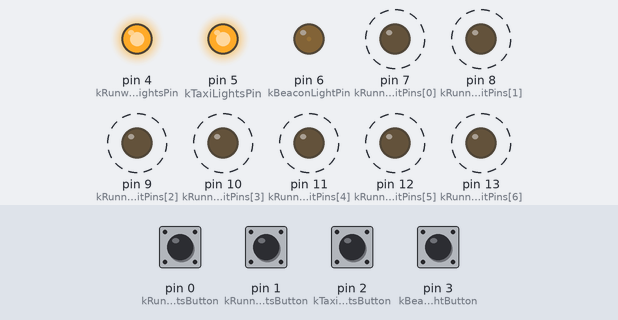
Recording of a sketch running on a simulated Arduino Uno, built with avr-gcc and run on an emulated ATmega328P. On the bench: output pins drawn as LEDs (lit = HIGH). Dashed ring = blinking. The test bench sets the inputs (shaded band); at power-on: pin 0 (kRunwayLightsButton), pin 1 (kRunningRabbitLightsButton), pin 2 (kTaxiLightsButton), pin 3 (kBeaconLightButton) HIGH.

Above: at 0.78 s.
1.3 s: pin 0 (kRunwayLightsButton) pulled LOW for 0.15 s
At 1.92 s:
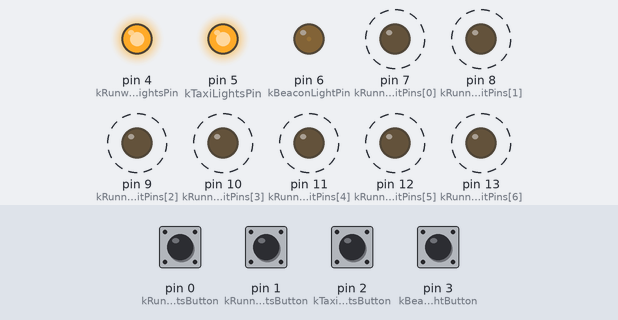
4.3 s: pin 2 (kTaxiLightsButton) pulled LOW for 0.15 s
At 5.34 s:
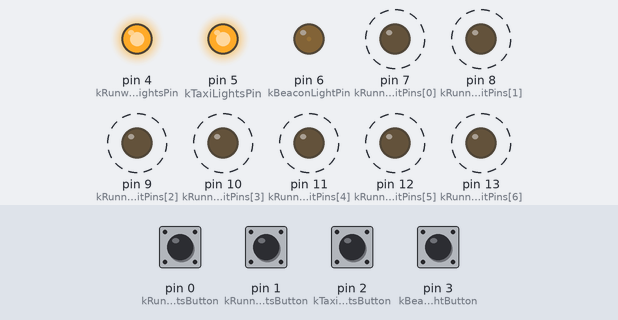
7.3 s: pin 0 (kRunwayLightsButton) pulled LOW for 1 s
At 8.77 s:
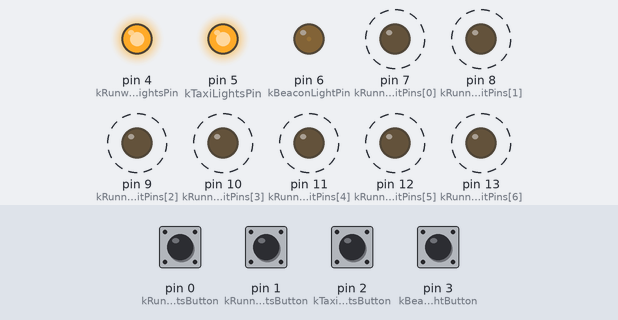
10.3 s: pin 2 (kTaxiLightsButton) pulled LOW for 1 s
At 12.19 s:
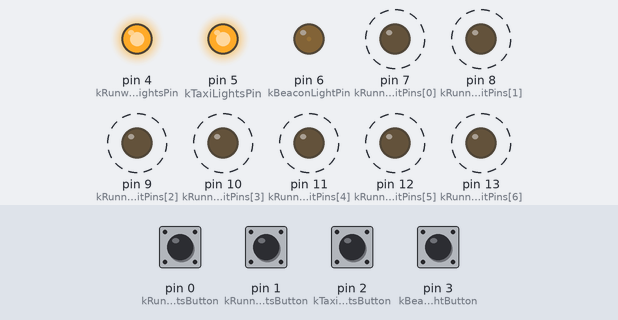
13.3 s: pin 0 (kRunwayLightsButton) pulled LOW for 1 s
At 14.47 s:
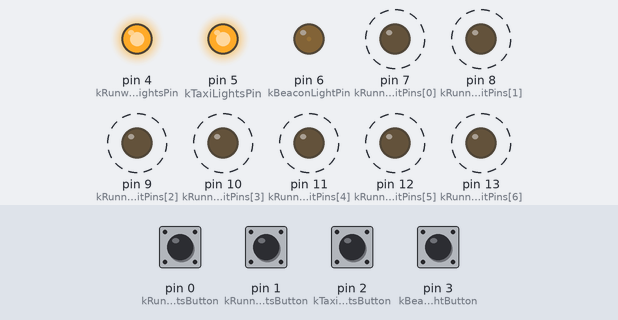
16.3 s: pin 2 (kTaxiLightsButton) pulled LOW for 1 s
At 17.9 s:
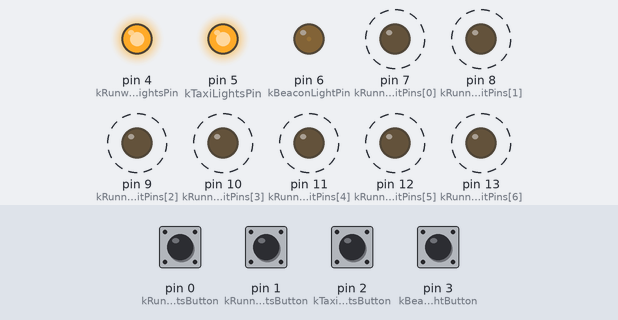
Timing chart, 0 to 20.3 s (numbered marks = the images above; inputs shaded):
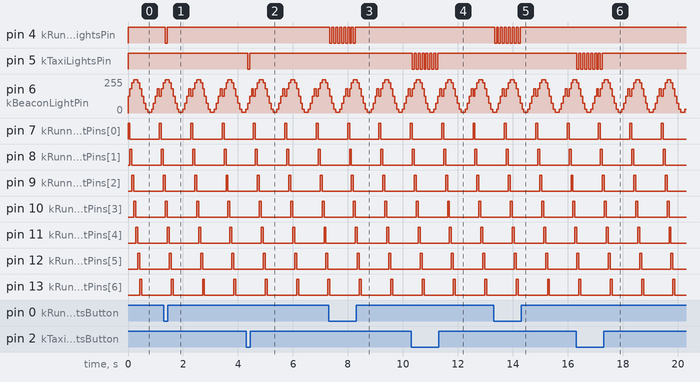

Measured:
- after the input at 1.3 s, pin 4 (kRunwayLightsPin): HIGH → LOW after 0.06 s, → HIGH 0.07 s later
- after the input at 4.3 s, pin 5 (kTaxiLightsPin): HIGH → LOW after 0.05 s, → HIGH 0.07 s later
- after the input at 7.3 s, pin 4 (kRunwayLightsPin): alternates HIGH for 0.07 s and LOW for 0.07 s, 14 changes in all, then stays HIGH, starting after 0.05 s
- after the input at 10.3 s, pin 5 (kTaxiLightsPin): alternates HIGH for 0.07 s and LOW for 0.07 s, 14 changes in all, then stays HIGH, starting at once
- after the input at 13.3 s, pin 4 (kRunwayLightsPin): alternates HIGH for 0.07 s and LOW for 0.07 s, 14 changes in all, then stays HIGH, starting at once
- after the input at 16.3 s, pin 5 (kTaxiLightsPin): alternates HIGH for 0.07 s and LOW for 0.07 s, 14 changes in all, then stays HIGH, starting at once
- by itself, pin 6 (kBeaconLightPin): repeats every 1.1 s: 182/255 0.07 s, 127/255 0.07 s, 72/255 0.07 s, 28/255 0.07 s, 4/255 0.14 s, 28/255 0.07 s, 72/255 0.07 s, 2 × (127/255 0.07 s, 182/255 0.07 s), 226/255 0.07 s, 250/255 0.14 s, 226/255 0.07 s
- by itself, pin 7 (kRunningRabbitPins[0]), pin 8 (kRunningRabbitPins[1]), pin 9 (kRunningRabbitPins[2]), pin 10 (kRunningRabbitPins[3]), pin 11 (kRunningRabbitPins[4]), pin 12 (kRunningRabbitPins[5]), pin 13 (kRunningRabbitPins[6]): alternates HIGH for 0.07 s and LOW for 1.1 s

The sketch:

modelairfieldcontroller.ino
```cpp
int loopIndex = 0;
int const kRunningRabbitPins[] = {7, 8, 9, 10, 11, 12, 13};
int const kRabbitLights = sizeof(kRunningRabbitPins) / sizeof(kRunningRabbitPins[0]);
int const kDivisions = kRabbitLights * 2; // number of times
int const kCyclePeriodMs = 1000;                        // 2 second period before repeats
int const kDivisionPeriodMs = kCyclePeriodMs / kDivisions;    // period milliseconds for each evaluation
int const kRunningRabbitLightsButton = 1; // momentary push button push-to-make connected to ground
bool rabbitLightsEnabled = true;
int const kRunwayLightsPin = 4;      // Active high to N-Channel MOSFET gate (low side switch for parallel connected runway LEDs)
int const kRunwayLightsButton = 0;   // momentary push button push-to-make connected to ground
bool runwayLightsEnabled = true;
int const kTaxiLightsPin = 5;        // Active high to N-Channel MOSFET gate (low side switch for parallel connected taxi LEDs)
int const kTaxiLightsButton = 2;     // momentary push button push-to-make connected to ground
bool taxiLightsEnabled = true;
int const kBeaconLightPin = 6;       // PWM analogue write on pins 3, 5, 6, 9, 10, and 11
int const kBeaconLightButton = 3;    // momentary push button push-to-make connected to ground
bool beaconLightEnabled = true;

void setup() {
  // setup running rabbit outputs (active high)
  for (int index = 0; index < kRabbitLights; ++index) {
    pinMode(kRunningRabbitPins[index], OUTPUT);
    digitalWrite(kRunningRabbitPins[index], LOW);
  }
  pinMode(kRunningRabbitLightsButton, INPUT_PULLUP);

  // setup MOSFET output for runway lights
  pinMode(kRunwayLightsPin, OUTPUT);
  pinMode(kRunwayLightsButton, INPUT_PULLUP);

  // setup pulsing PWM output for control tower lights
  // not needed, analogWrite() doesn't require a pinMode to be called
  pinMode(kBeaconLightButton, INPUT_PULLUP);

  // setup MOSFET output for taxiway lights
  pinMode(kTaxiLightsPin, OUTPUT);
  pinMode(kTaxiLightsButton, INPUT_PULLUP);
}

void loop() {
  // Evalute buttons
  if (LOW == digitalRead(kRunwayLightsButton)) runwayLightsEnabled = !runwayLightsEnabled;
  if (LOW == digitalRead(kRunningRabbitLightsButton)) rabbitLightsEnabled = !rabbitLightsEnabled;
  if (LOW == digitalRead(kTaxiLightsButton)) taxiLightsEnabled = !taxiLightsEnabled;
  if (LOW == digitalRead(kBeaconLightButton)) beaconLightEnabled = !beaconLightEnabled;

  // Cycle through the digital outputs and evaluate
  digitalWrite(kRunwayLightsPin, runwayLightsEnabled);
  digitalWrite(kTaxiLightsPin, taxiLightsEnabled);

  // Cycle through the analogue outputs
  analogWrite(kBeaconLightPin,
    map(
      sin(((float)loopIndex / (float)kDivisions) * 2.0 * PI) * 127,
      -127,
      127,
      0,
      255));

  // disable all running rabbit lights
  for (int index = 0; index < kRabbitLights; ++index) {
    pinMode(kRunningRabbitPins[index], OUTPUT);
    digitalWrite(kRunningRabbitPins[index], LOW);
  }
  // potentially enable the correct running rabbit light
  if (loopIndex < kDivisions / 2) {
    digitalWrite(kRunningRabbitPins[loopIndex], HIGH);
  }

  // See if it's time to cycle back again
  if (loopIndex++ > kDivisions) {
    loopIndex = 0;
  }

  // Sleep until ready for the next division
  delay(kDivisionPeriodMs);
}
```
